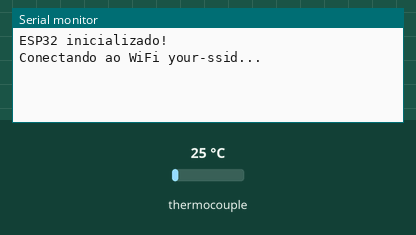
The program below on a simulated ESP32. On the bench: the last lines printed to the serial monitor. The test bench sets the inputs (shaded band); at power-on: thermocouple 25 °C. WiFi joins after 1.5 s; servers stay silent unless stated; the local clock reads 2024-03-15 10:24:30 at power-on unless the program sets it; no MQTT or app messages arrive unless stated.

Above: at 2.2 s.
2.3 s: thermocouple set to 6 °C
At 3.0 s:
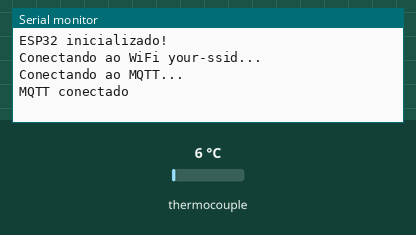
5.8 s: thermocouple set to 75 °C
At 10.5 s:
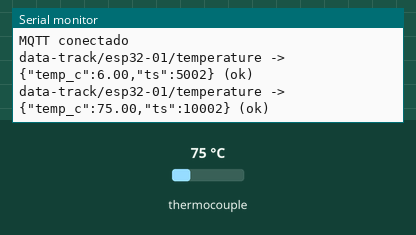

The program:

main.cpp
```cpp
#include <Arduino.h>
#include <WiFi.h>
#include <WiFiClientSecure.h>
#include <time.h>
#include <PubSubClient.h>
#include <ArduinoJson.h>
#include <Adafruit_MAX31865.h>

#include "config.h"
#include "ca_cert.h"

static const char *TOPIC_STATUS = MQTT_TOPIC "/status";
static const char *TOPIC_FAULT = MQTT_TOPIC "/fault";

WiFiClientSecure wifiClient;
PubSubClient mqtt(wifiClient);
Adafruit_MAX31865 rtd(PIN_RTD_CS, PIN_RTD_MOSI, PIN_RTD_MISO, PIN_RTD_SCK);

unsigned long lastPublish = 0;
unsigned long lastMqttAttempt = 0;
unsigned long lastWifiAttempt = 0;
unsigned long ntpStart = 0;
bool ntpStarted = false;

// Data mínima aceita como "relógio sincronizado" (01/01/2024).
static const time_t MIN_VALID_EPOCH = 1704067200;

void connectWifi() {
    if (WiFi.status() == WL_CONNECTED) return;
    if (millis() - lastWifiAttempt < 10000 && lastWifiAttempt != 0) return;
    lastWifiAttempt = millis();
    Serial.printf("Conectando ao WiFi %s...\n", WIFI_SSID);
    WiFi.begin(WIFI_SSID, WIFI_PASS);
}

// Sincroniza o relógio via NTP sem bloquear o loop(). Retorna true quando a data é válida.
bool clockSynced() {
    if (time(nullptr) >= MIN_VALID_EPOCH) return true;
    if (WiFi.status() != WL_CONNECTED) return false;

    if (!ntpStarted) {
        ntpStarted = true;
        ntpStart = millis();
        Serial.printf("Sincronizando relógio via NTP (%s)...\n", NTP_SERVER);
        configTime(0, 0, NTP_SERVER);
    } else if (millis() - ntpStart >= NTP_TIMEOUT_MS) {
        Serial.println("NTP sem resposta, tentando novamente...");
        ntpStarted = false;
    }
    return false;
}

void connectMqtt() {
    if (WiFi.status() != WL_CONNECTED || mqtt.connected()) return;
    if (!clockSynced()) return;
    if (millis() - lastMqttAttempt < 5000 && lastMqttAttempt != 0) return;
    lastMqttAttempt = millis();

    Serial.println("Conectando ao MQTT...");
    bool ok = strlen(MQTT_USER)
                  ? mqtt.connect(MQTT_CLIENT_ID, MQTT_USER, MQTT_PASS, TOPIC_STATUS, 1, true, "offline")
                  : mqtt.connect(MQTT_CLIENT_ID, nullptr, nullptr, TOPIC_STATUS, 1, true, "offline");
    if (ok) {
        mqtt.publish(TOPIC_STATUS, "online", true);
        Serial.println("MQTT conectado");
    } else {
        Serial.printf("Falha MQTT, rc=%d\n", mqtt.state());
    }
}

// Retorna true e preenche `out` em caso de sucesso; em caso de falha, publica o código e retorna false.
bool readTemperature(float &out) {
    uint16_t raw = rtd.readRTD();
    uint8_t fault = rtd.readFault();
    if (fault) {
        Serial.printf("Falha no MAX31865: 0x%02X\n", fault);
        rtd.clearFault();
        if (mqtt.connected()) {
            char buf[8];
            snprintf(buf, sizeof(buf), "0x%02X", fault);
            mqtt.publish(TOPIC_FAULT, buf);
        }
        return false;
    }
    (void)raw;
    out = rtd.temperature(RTD_NOMINAL, RTD_REF);
    return true;
}

void publishTemperature(float temp) {
    JsonDocument doc;
    doc["temp_c"] = serialized(String(temp, 2));
    doc["ts"] = millis();

    char payload[64];
    serializeJson(doc, payload, sizeof(payload));
    bool ok = mqtt.publish(MQTT_TOPIC, payload);
    Serial.printf("%s -> %s (%s)\n", MQTT_TOPIC, payload, ok ? "ok" : "falhou");
}

void setup() {
    Serial.begin(115200);
    delay(1000);
    Serial.println("ESP32 inicializado!");

    rtd.begin(RTD_WIRES);
    WiFi.mode(WIFI_STA);
    wifiClient.setCACert(MQTT_CA_CERT);
    mqtt.setServer(MQTT_HOST, MQTT_PORT);
}

void loop() {
    connectWifi();
    connectMqtt();
    mqtt.loop();

    if (millis() - lastPublish >= PUBLISH_INTERVAL_MS) {
        lastPublish = millis();
        float temp;
        if (readTemperature(temp) && mqtt.connected()) {
            publishTemperature(temp);
        }
    }
}
```

ca_cert.h
```cpp
#pragma once

static const char MQTT_CA_CERT[] = R"EOF(
-----BEGIN CERTIFICATE-----
MIIFazCCA1OgAwIBAgIRAIIQz7DSQONZRGPgu2OCiwAwDQYJKoZIhvcNAQELBQAw
TzELMAkGA1UEBhMCVVMxKTAnBgNVBAoTIEludGVybmV0IFNlY3VyaXR5IFJlc2Vh
cmNoIEdyb3VwMRUwEwYDVQQDEwxJU1JHIFJvb3QgWDEwHhcNMTUwNjA0MTEwNDM4
WhcNMzUwNjA0MTEwNDM4WjBPMQswCQYDVQQGEwJVUzEpMCcGA1UEChMgSW50ZXJu
ZXQgU2VjdXJpdHkgUmVzZWFyY2ggR3JvdXAxFTATBgNVBAMTDElTUkcgUm9vdCBY
MTCCAiIwDQYJKoZIhvcNAQEBBQADggIPADCCAgoCggIBAK3oJHP0FDfzm54rVygc
h77ct984kIxuPOZXoHj3dcKi/vVqbvYATyjb3miGbESTtrFj/RQSa78f0uoxmyF+
0TM8ukj13Xnfs7j/EvEhmkvBioZxaUpmZmyPfjxwv60pIgbz5MDmgK7iS4+3mX6U
A5/TR5d8mUgjU+g4rk8Kb4Mu0UlXjIB0ttov0DiNewNwIRt18jA8+o+u3dpjq+sW
T8KOEUt+zwvo/7V3LvSye0rgTBIlDHCNAymg4VMk7BPZ7hm/ELNKjD+Jo2FR3qyH
B5T0Y3HsLuJvW5iB4YlcNHlsdu87kGJ55tukmi8mxdAQ4Q7e2RCOFvu396j3x+UC
B5iPNgiV5+I3lg02dZ77DnKxHZu8A/lJBdiB3QW0KtZB6awBdpUKD9jf1b0SHzUv
KBds0pjBqAlkd25HN7rOrFleaJ1/ctaJxQZBKT5ZPt0m9STJEadao0xAH0ahmbWn
OlFuhjuefXKnEgV4We0+UXgVCwOPjdAvBbI+e0ocS3MFEvzG6uBQE3xDk3SzynTn
jh8BCNAw1FtxNrQHusEwMFxIt4I7mKZ9YIqioymCzLq9gwQbooMDQaHWBfEbwrbw
qHyGO0aoSCqI3Haadr8faqU9GY/rOPNk3sgrDQoo//fb4hVC1CLQJ13hef4Y53CI
rU7m2Ys6xt0nUW7/vGT1M0NPAgMBAAGjQjBAMA4GA1UdDwEB/wQEAwIBBjAPBgNV
HRMBAf8EBTADAQH/MB0GA1UdDgQWBBR5tFnme7bl5AFzgAiIyBpY9umbbjANBgkq
hkiG9w0BAQsFAAOCAgEAVR9YqbyyqFDQDLHYGmkgJykIrGF1XIpu+ILlaS/V9lZL
ubhzEFnTIZd+50xx+7LSYK05qAvqFyFWhfFQDlnrzuBZ6brJFe+GnY+EgPbk6ZGQ
3BebYhtF8GaV0nxvwuo77x/Py9auJ/GpsMiu/X1+mvoiBOv/2X/qkSsisRcOj/KK
NFtY2PwByVS5uCbMiogziUwthDyC3+6WVwW6LLv3xLfHTjuCvjHIInNzktHCgKQ5
ORAzI4JMPJ+GslWYHb4phowim57iaztXOoJwTdwJx4nLCgdNbOhdjsnvzqvHu7Ur
TkXWStAmzOVyyghqpZXjFaH3pO3JLF+l+/+sKAIuvtd7u+Nxe5AW0wdeRlN8NwdC
jNPElpzVmbUq4JUagEiuTDkHzsxHpFKVK7q4+63SM1N95R1NbdWhscdCb+ZAJzVc
oyi3B43njTOQ5yOf+1CceWxG1bQVs5ZufpsMljq4Ui0/1lvh+wjChP4kqKOJ2qxq
4RgqsahDYVvTH9w7jXbyLeiNdd8XM2w9U/t7y0Ff/9yi0GE44Za4rF2LN9d11TPA
mRGunUHBcnWEvgJBQl9nJEiU0Zsnvgc/ubhPgXRR4Xq37Z0j4r7g1SgEEzwxA57d
emyPxgcYxn/eR44/KJ4EBs+lVDR3veyJm+kXQ99b21/+jh5Xos1AnX5iItreGCc=
-----END CERTIFICATE-----
)EOF";
```

config.example.h
```cpp
#pragma once

// WiFi
#define WIFI_SSID "your-ssid"
#define WIFI_PASS "your-password"

// MQTT
#define MQTT_HOST "data-track.duckdns.org"
#define MQTT_PORT 8883
#define MQTT_USER "device"
#define MQTT_PASS "CHECAR-COM-O-RAFA"
#define MQTT_CLIENT_ID "data-track-esp32-01"
#define MQTT_TOPIC "data-track/esp32-01/temperature"

#define PUBLISH_INTERVAL_MS 5000

// MAX31865 / PT100
#define RTD_NOMINAL 100.0   // PT100
#define RTD_REF 430.0       // resistor de referência da placa MAX31865 (430 para PT100)
#define RTD_WIRES MAX31865_3WIRE  // MAX31865_2WIRE / _3WIRE / _4WIRE

// Pinos SPI (VSPI do ESP32)
#define PIN_RTD_CS 5
#define PIN_RTD_MOSI 23
#define PIN_RTD_MISO 19
#define PIN_RTD_SCK 18

// NTP
#define NTP_SERVER "pool.ntp.org"
#define NTP_TIMEOUT_MS 15000
```

Measured:
- after the input at 5.8 s, the serial monitor: prints a new line after 4.2 s (image 2)
